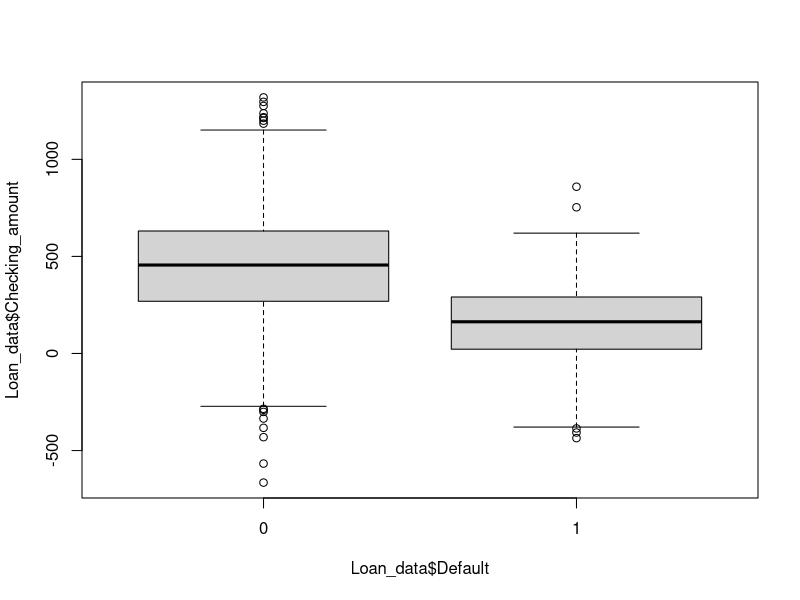
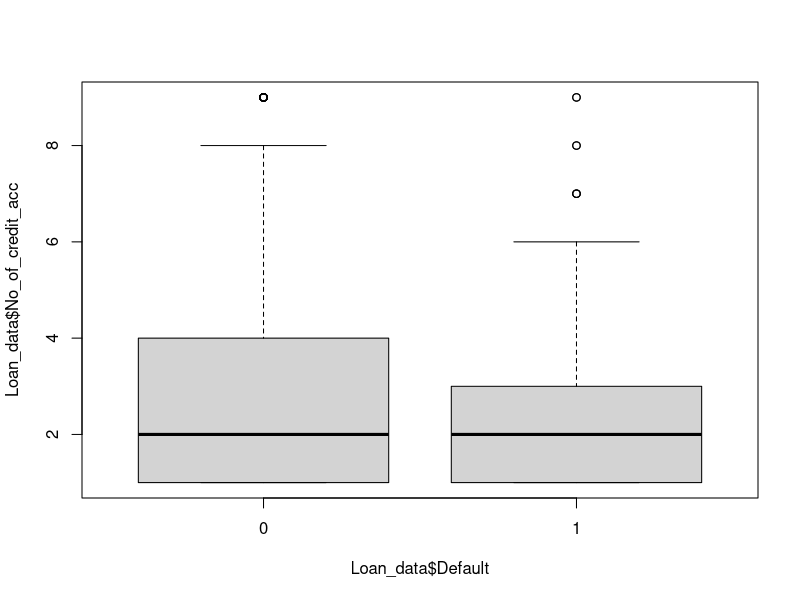
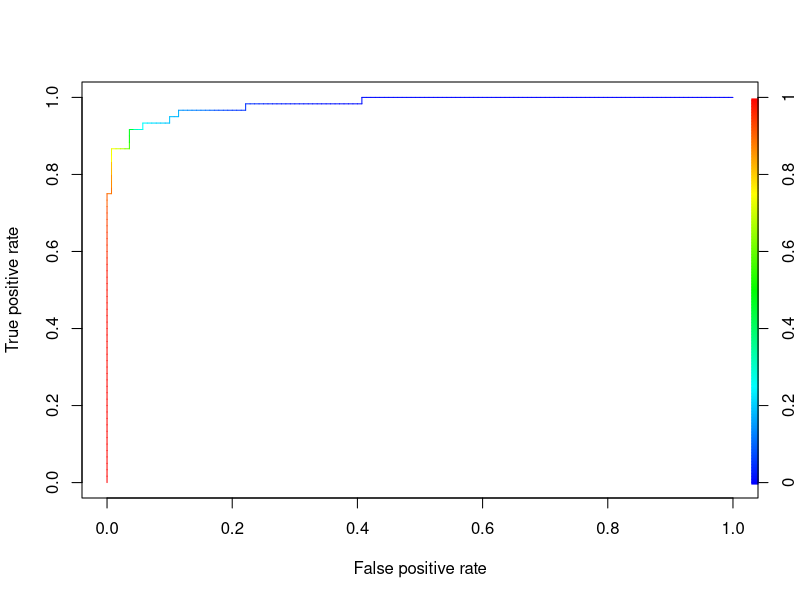

Here is the R script that generated these plots, in order:
# Step 1: Import libraries, skim data, find missing values/outliers and produce tables

library(tidyverse)
options(scipen=999)

Loan_data <- read.csv(file = "loan_default.csv", header=T)

library(skimr)
Loansummary <- skim(Loan_data)
Loansummary

#Finding missing values
missing_values <- sum(is.na(Loan_data))
missing_values

#Find outliers based on minimum, maximum, as well as upper and lower quartiles.
summary(Loan_data)


table(Loan_data$Default)
boxplot(Loan_data$Checking_amount~Loan_data$Default)
boxplot(Loan_data$No_of_credit_acc~Loan_data$Default)

# Step 2:Partition and preprocessing

#a. change response and categorical variables to factor
Loan_data <- Loan_data %>% mutate_at(c("Default","Sex","Marital_status","Emp_status"), as.factor) 

#b. rename response 
Loan_data$Default<-fct_recode(Loan_data$Default, default = "1",notdefault = "0")

#c. re-level response
Loan_data$Default<- relevel(Loan_data$Default, ref = "default")

#d. make sure levels are correct
levels(Loan_data$Default)


#e. concert categorical variables in predictor variables to dummy variables
Loan_predictors_dummy <- model.matrix(Default~ ., data = Loan_data)

#f. Get rid of intercept and make new data frame
Loan_predictors_dummy<- data.frame(Loan_predictors_dummy[,-1]) 

#g. combine response with predictor variables
Loan_data <-cbind(Default=Loan_data$Default, Loan_predictors_dummy)

library(caret)

# Step 3: Using logistic regression to subset selection methods  (Depending on if you want to use # Forward selection 
# or # Backward selection. Skip # Step 3 if you want to Train Lasso logistic regression model).

set.seed(99) #set random seed
index <- createDataPartition(Loan_data$Default, p = .8,list = FALSE)
Loan_train <-Loan_data[index,]
Loan_test <- Loan_data[-index,]

library(e1071)
library(glmnet)
library(Matrix)

# Forward selection (Run this step individually with the previous steps and then skip over # Backward selection
#as well as Step 4. Resume at Step 5).
set.seed(10)#set the seed again since within the train method the validation set is randomly selected
Loan_model <- train(Default ~ .,
                      data = Loan_train,
                      method = "glmStepAIC",
                      direction="forward",
                      trControl =trainControl(method = "none",
                                              classProbs = TRUE,
                                              summaryFunction = twoClassSummary),
                      metric="ROC")

# Backward selection (Run this step individually with the previous steps excluding #Forward selection and then 
#skip over # Step 4. Resume at Step 5).
set.seed(10)#set the seed again since within the train method the validation set is randomly selected
Loan_model <- train(Default ~ .,
                      data = Loan_train,
                      method = "glmStepAIC",
                      direction="backward",
                      trControl =trainControl(method = "none",
                                              classProbs = TRUE,
                                              summaryFunction = twoClassSummary),
                      metric="ROC")



# Step 4: Train Lasso logistic regression model (Run this step individually with the previous steps 
#excluding # Step 3. Proceed to # Step 5).


set.seed(10) #set the seed again since within the train method the validation set is randomly selected
Loan_model <- train(Default ~ .,
                    data = Loan_train,
                    method = "glmnet",
                    standardize=T,
                    tuneGrid = expand.grid(alpha=1,
                                           lambda = seq(0.0001,1,length=20)),
                    trControl =trainControl(method = "cv",
                                            number = 5,
                                            classProbs=T,
                                            summaryFunction = twoClassSummary),
                    metric="ROC")
                    
coef(Loan_model$finalModel, Loan_model$bestTune$lambda)
Loan_model$bestTune$lambda


#Step 5: Predicted probability of default on test set
loan_predicted_probability <- predict(Loan_model, Loan_test, type = "prob")
loan_predicted_probability <- as.data.frame(loan_predicted_probability)


#Step 6: Get AUC and ROC curve for LASSO Model

#Get the ROC
library(ROCR)
loan_pred_lasso <- prediction(loan_predicted_probability[, "default"],
                              as.factor(Loan_test$Default),
                              label.ordering = c("notdefault", "default"))

loan_perf_lasso <- performance(loan_pred_lasso, "tpr", "fpr")
plot(loan_perf_lasso, colorize = TRUE)

#Get the AUC
loan_auc_lasso <- performance(loan_pred_lasso, "auc")@y.values[[1]]
loan_auc_lasso
